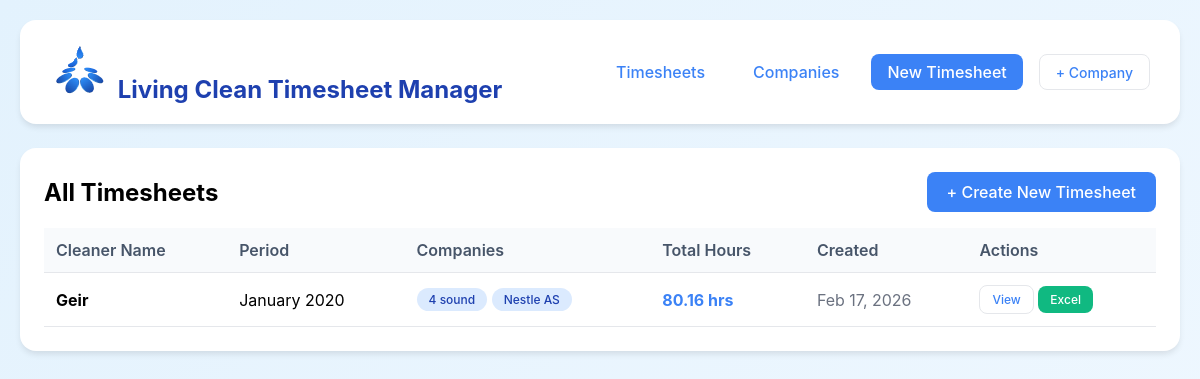
The page / on the database its author committed.
### timesheet/models.py (models this page shows, shortened)
class Timesheet(models.Model):
    MONTH_CHOICES = [
        (1, 'January'), (2, 'February'), (3, 'March'), (4, 'April'),
        (5, 'May'), (6, 'June'), (7, 'July'), (8, 'August'),
        (9, 'September'), (10, 'October'), (11, 'November'), (12, 'December')
    ]
    cleaner_name = models.CharField(max_length=200)
    month = models.IntegerField(choices=MONTH_CHOICES)
    year = models.IntegerField()
    created_at = models.DateTimeField(auto_now_add=True)
    class Meta:
        ordering = ['-year', '-month', 'cleaner_name']
    def get_month_name(self):
        return self.get_month_display()
    def get_total_hours(self):
        from decimal import Decimal
        total = Decimal('0.00')
        for entry in self.entries.all():
            total += entry.get_total_hours()
        for eh in self.extra_hours.all():
            total += eh.hours
        return total.quantize(Decimal('0.01'), rounding=ROUND_HALF_UP)

class TimesheetEntry(models.Model):
    timesheet = models.ForeignKey(Timesheet, on_delete=models.CASCADE, related_name='entries')
    company = models.ForeignKey(Company, on_delete=models.CASCADE)
    class Meta:
        verbose_name_plural = "Timesheet Entries"
    def get_total_hours(self):
        from calendar import monthrange
        from datetime import date
        from decimal import Decimal
        year = self.timesheet.year
        month = self.timesheet.month
        _, days_in_month = monthrange(year, month)
        total = Decimal('0.00')
        for day in range(1, days_in_month + 1):
            current_date = date(year, month, day)
            weekday = current_date.weekday()
            if self.company.pattern_type == 'weekly':
                hours = self.company.get_weekly_hours()[weekday]
                total += hours
        return total.quantize(Decimal('0.01'), rounding=ROUND_HALF_UP)

class Company(models.Model):
    PATTERN_CHOICES = [
        ('weekly', 'Weekly'),
        ('biweekly', 'Bi-Weekly'),
    ]
    name = models.CharField(max_length=200, unique = True)
    pattern_type = models.CharField(max_length=10, choices=PATTERN_CHOICES, default='weekly')
    mon_hours = models.DecimalField(max_digits=5, decimal_places=2, default=0)
    tue_hours = models.DecimalField(max_digits=5, decimal_places=2, default=0)
    wed_hours = models.DecimalField(max_digits=5, decimal_places=2, default=0)
    thu_hours = models.DecimalField(max_digits=5, decimal_places=2, default=0)
    fri_hours = models.DecimalField(max_digits=5, decimal_places=2, default=0)
    sat_hours = models.DecimalField(max_digits=5, decimal_places=2, default=0)
    sun_hours = models.DecimalField(max_digits=5, decimal_places=2, default=0)
    mon_hours_week_a = models.DecimalField(max_digits=5, decimal_places=2, default=0)
    tue_hours_week_a = models.DecimalField(max_digits=5, decimal_places=2, default=0)
    wed_hours_week_a = models.DecimalField(max_digits=5, decimal_places=2, default=0)
    thu_hours_week_a = models.DecimalField(max_digits=5, decimal_places=2, default=0)
    fri_hours_week_a = models.DecimalField(max_digits=5, decimal_places=2, default=0)
    sat_hours_week_a = models.DecimalField(max_digits=5, decimal_places=2, default=0)
    sun_hours_week_a = models.DecimalField(max_digits=5, decimal_places=2, default=0)
    mon_hours_week_b = models.DecimalField(max_digits=5, decimal_places=2, default=0)
    tue_hours_week_b = models.DecimalField(max_digits=5, decimal_places=2, default=0)
    wed_hours_week_b = models.DecimalField(max_digits=5, decimal_places=2, default=0)
    thu_hours_week_b = models.DecimalField(max_digits=5, decimal_places=2, default=0)
    fri_hours_week_b = models.DecimalField(max_digits=5, decimal_places=2, default=0)
    sat_hours_week_b = models.DecimalField(max_digits=5, decimal_places=2, default=0)
    sun_hours_week_b = models.DecimalField(max_digits=5, decimal_places=2, default=0)
    biweekly_start_date = models.DateField(null=True, blank=True, help_text="Date when Week A starts (for bi-weekly patterns)")
    is_active = models.BooleanField(default=True)
    created_at = models.DateTimeField(auto_now_add=True)
    class Meta:
        verbose_name_plural = "Companies"
        ordering = ['name']
    def get_weekly_hours(self):
        return {
            0: self.mon_hours,
            1: self.tue_hours,
            2: self.wed_hours,
            3: self.thu_hours,
            4: self.fri_hours,
            5: self.sat_hours,
            6: self.sun_hours,
        }

### timesheet/views.py (the view)
# urls.py: path('', views.TimesheetListView.as_view(), name='timesheet_list'),
class TimesheetListView(ListView):
    model = Timesheet
    template_name = 'timesheet/timesheet_list.html'
    context_object_name = 'timesheets'
    ordering = ['-year', '-month']

### timesheet/templates/timesheet/timesheet_list.html
{% extends 'timesheet/base.html' %}
{% block content %}
<div class="card">
    <div class="flex justify-between items-center mb-4">
        <h2>All Timesheets</h2>
        <a href="{% url 'create_timesheet' %}" style="background: #3b82f6; color: white; padding: 10px 20px; border-radius: 8px; text-decoration: none; font-weight: 500;">+ Create New Timesheet</a>
    </div>
    <table>
        <thead>
            <tr>
                <th>Cleaner Name</th>
                <th>Period</th>
                <th>Companies</th>
                <th>Total Hours</th>
                <th>Created</th>
                <th>Actions</th>
            </tr>
        </thead>
        <tbody>
            {% for timesheet in timesheets %}
            <tr>
                <td class="font-bold">{{ timesheet.cleaner_name }}</td>
                <td>{{ timesheet.get_month_name }} {{ timesheet.year }}</td>
                <td>
                    {% for entry in timesheet.entries.all %}
                        <span class="badge badge-blue">{{ entry.company.name }}</span>
                    {% endfor %}
                </td>
                <td class="font-bold text-blue">{{ timesheet.get_total_hours }} hrs</td>
                <td class="text-gray">{{ timesheet.created_at|date:"M d, Y" }}</td>
                <td>
                    <a href="{% url 'timesheet_detail' timesheet.pk %}" class="btn btn-secondary" style="padding: 6px 12px; font-size: 12px;">View</a>
                    <a href="{% url 'generate_excel' timesheet.pk %}" class="btn btn-success" style="padding: 6px 12px; font-size: 12px;">Excel</a>
                </td>
            </tr>
            {% empty %}
            <tr>
                <td colspan="6" class="text-center text-gray" style="padding: 40px;">
                    No timesheets yet. <a href="{% url 'create_timesheet' %}" style="color: #3b82f6;">Create one now</a>.
                </td>
            </tr>
            {% endfor %}
        </tbody>
    </table>
</div>
{% endblock %}

### timesheet/templates/timesheet/base.html (style rules this page uses)
* { margin: 0; padding: 0; box-sizing: border-box; }
body { font-family: -apple-system, BlinkMacSystemFont, 'Segoe UI', Roboto, Oxygen, Ubuntu, Cantarell, sans-serif; background: linear-gradient(135deg, #e3f2fd 0%, #f0f8ff 100%); min-height: 100vh; padding: 20px; }
.card { background: white; border-radius: 16px; padding: 24px; box-shadow: 0 4px 6px -1px rgba(0, 0, 0, 0.1); margin-bottom: 24px; }
.btn { display: inline-flex; align-items: center; gap: 8px; padding: 10px 20px; border-radius: 8px; font-weight: 500; cursor: pointer; transition: all 0.2s; border: none; font-size: 14px; text-decoration: none; }
.btn-secondary { background: white; color: #3b82f6; border: 1px solid #e5e7eb; }
.btn-success { background: #10b981; color: white; }
table { width: 100%; border-collapse: collapse; margin-top: 16px; }
th, td { padding: 12px; text-align: left; border-bottom: 1px solid #e5e7eb; }
th { background: #f8fafc; font-weight: 600; color: #475569; }
.badge { display: inline-block; padding: 4px 12px; border-radius: 20px; font-size: 12px; font-weight: 500; }
.badge-blue { background: #dbeafe; color: #1e40af; }
.font-bold { font-weight: 700; }
.text-gray { color: #6b7280; }
.text-blue { color: #3b82f6; }
.mb-4 { margin-bottom: 16px; }
.flex { display: flex; }
.justify-between { justify-content: space-between; }
.items-center { align-items: center; }

### rows shown on the page
Timesheet: cleaner_name "Geir", get_month_name "January", year "2020", get_total_hours "80.16", created_at "Feb 17, 2026"
TimesheetEntry: company.name "4 sound"
TimesheetEntry: company.name "Nestle AS"
